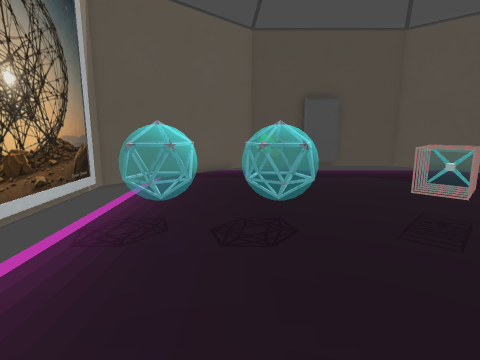
[1] (above)

12 first-person views from a walk through a level from a Godot 3-D game. The camera is 1.2 m above the floor, tilts 10° down and sees 80° across. The floor is counted in squares, 0.5 m on a side. Each view is taken from the middle of a square. On the plan, view 1 faces up. The plan holds only what a view shows up to about 18 squares ahead; the rest is blank. Some surface patterns are stand-ins.

[2]
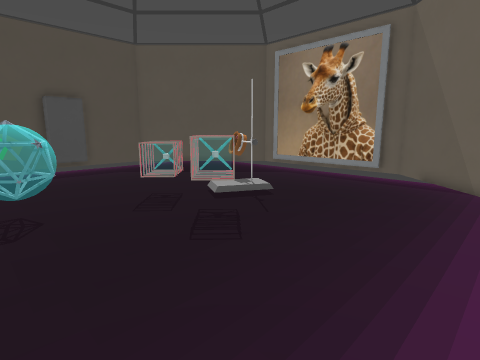

[3]
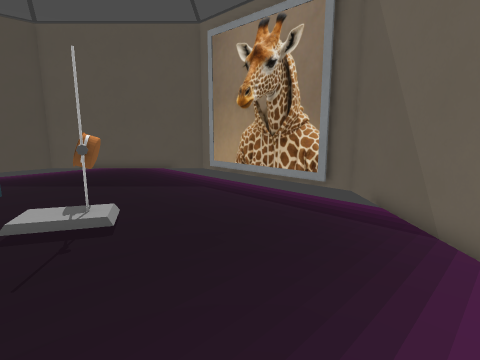

[4]
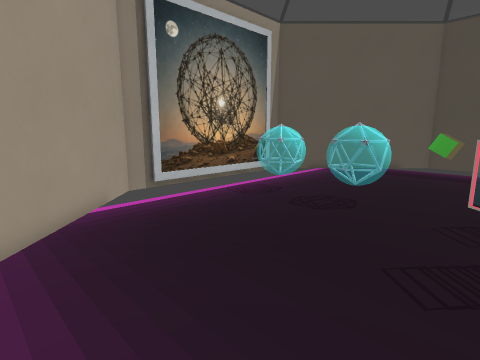

[5]
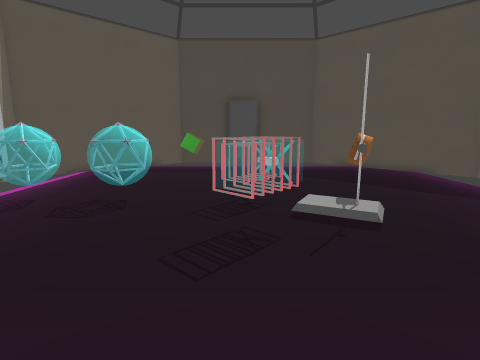

[6]
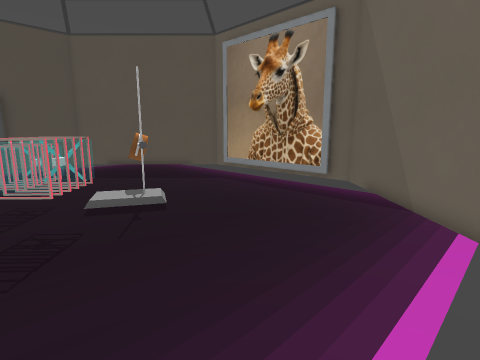

[7]
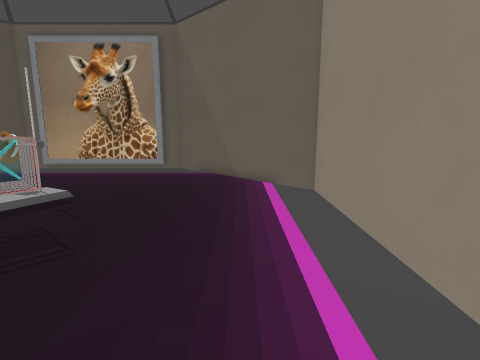

[8]
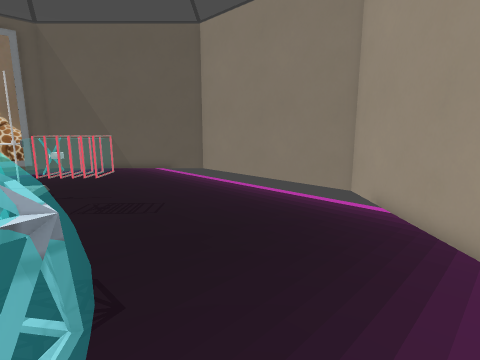

[9]
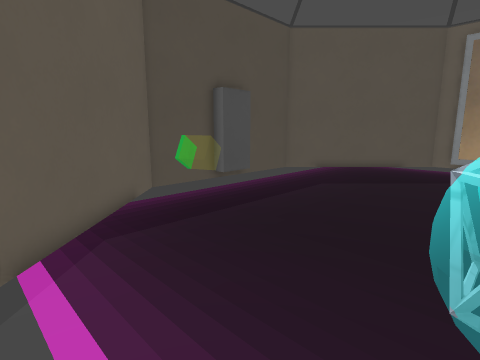

[10]
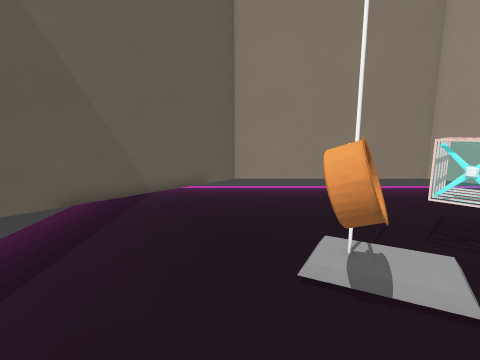

[11]
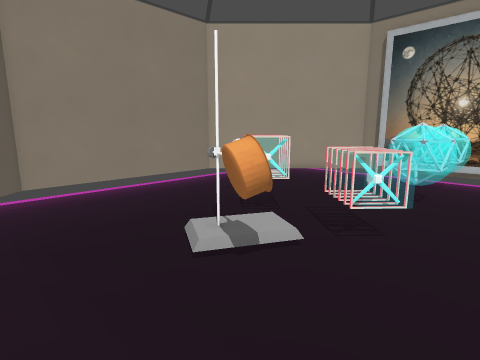

[12]
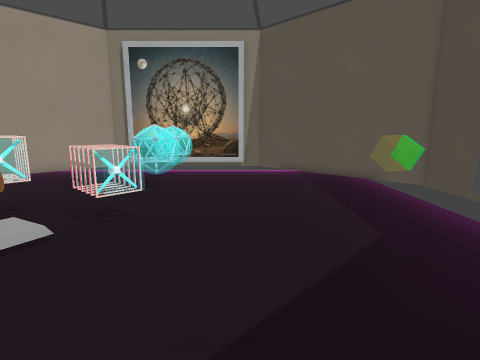

### Floor plan
Key: @ floor where view 1 was taken; # wall or solid block; . main floor; : floor 0.25 m higher than the main floor; D closed door; O other object.
Columns run from 6 left of view 1 to 17 right of it. Each row starts with its distance up from view 1.
 19       ######D#####
 18      ##OO ###    ##
 17     ##.O  ........##
 16    ##... ..........##
 15   ##................##
 14  ##..................##
 13 ##....................##
 12 # .................... #
 11 # .................... #
 10 # .................... #
  9 # .................... #
  8 #..OOOOOO..OO......... #
  7 # .OOOOOO..OO.OO...... #
  6 # .......... :OO...... #
  5 # .........OO.O....... #
  4 # .........OO......... #
  3 # .................... #
  2 ##....................##
  1  ##..................##
  0   ##..@.............##
 -1    ##..............##
 -2     ##............##
 -3      ##....   .  ##
 -4       ############

Where each view was taken, in squares from view 1:
view 1: 0 up, 0 right, facing up
view 2: 2 down, 0 right, facing up-right
view 3: 2 down, 6 right, facing up-right
view 4: 2 down, 5 right, facing up-left
view 5: 2 down, 5 right, facing up
view 6: 3 down, 4 right, facing up-right
view 7: 1 down, 1 left, facing right
view 8: 7 up, 4 left, facing down-right
view 9: 8 up, 5 left, facing up-right
view 10: 10 up, 10 right, facing down
view 11: 10 up, 12 right, facing down-left
view 12: 11 up, 13 right, facing left
